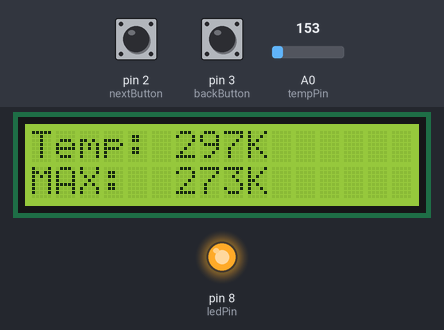
A sketch run on a simulated Arduino Uno, built with avr-gcc and run on an emulated ATmega328P. Shown: 16×2 character LCD, output pins drawn as LEDs (lit = HIGH). The inputs (shaded band) are chosen by the test bench; at power-on: A0 (tempPin) = 153, pin 2 (nextButton) HIGH, pin 3 (backButton) HIGH. What the sketch prints to the serial monitor is not drawn.

Above: at 1.2 s.
1.3 s: A0 (tempPin) set to 165
At 2.4 s:
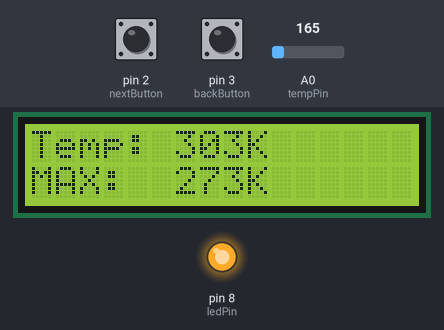
3.0 s: pin 2 (nextButton) pulled LOW for 0.15 s
At 4.1 s:
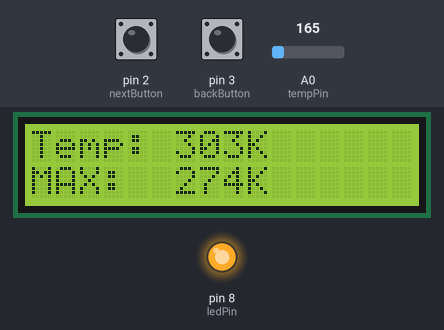
5.0 s: pin 2 (nextButton) pulled LOW for 1 s
At 7.7 s:
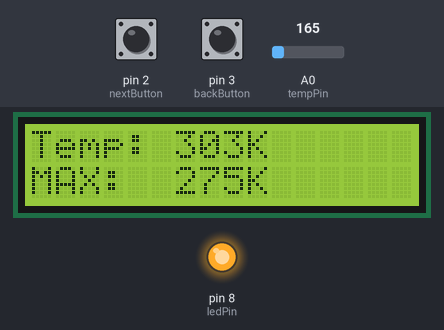
8.0 s: A0 (tempPin) set to 175
At 9.1 s:
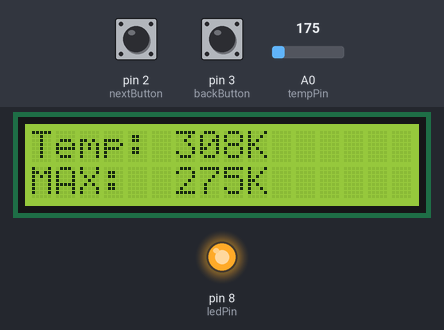
9.5 s: pin 3 (backButton) pulled LOW for 0.15 s
At 10.8 s:
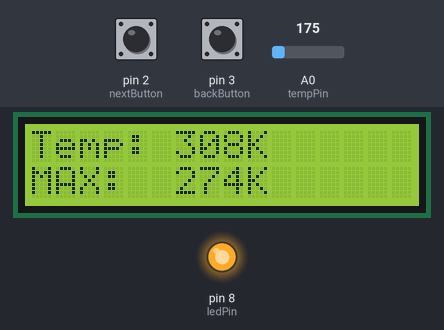
11.5 s: pin 3 (backButton) pulled LOW for 1 s
At 13.3 s:
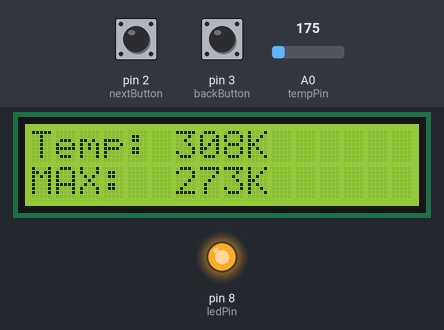
Timing chart, 0 to 14.8 s (numbered marks = the images above; inputs shaded):
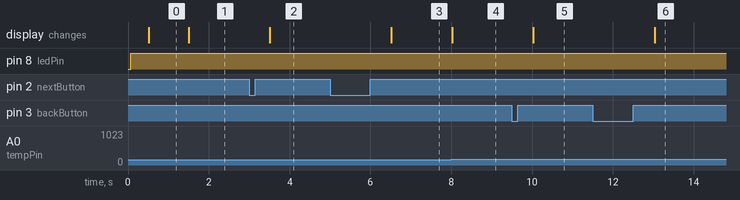

Measured:
- after the input at 1.3 s, the display: changes after 0.21 s (image 1)
- after the input at 3.0 s, the display: changes after 0.51 s (image 2)
- after the input at 5.0 s, the display: changes after 1.5 s (image 3)
- after the input at 8.0 s, the display: changes at once (image 4)
- after the input at 9.5 s, the display: changes after 0.53 s (image 5)
- after the input at 11.5 s, the display: changes after 1.5 s (image 6)

The sketch:

lcd_temp.ino
```cpp
#include <LiquidCrystal.h>

#define nextButton 2
#define backButton 3
#define ledPin     8
#define tempPin    A0

int nextFlag=0,backFlag=0;
int tempCount=273,temp;
float t;
unsigned long NBtime = 0, BBtime = 0;
unsigned long disTemp = millis(),serTemp = millis();
// initialize the library by associating any needed LCD interface pin
// with the arduino pin number it is connected to
const int rs = 12, en = 11, d4 = 7, d5 = 6, d6 = 5, d7 = 4;
LiquidCrystal lcd(rs, en, d4, d5, d6, d7);


void setup() {
  Serial.begin(9600);
  pinMode(nextButton, INPUT_PULLUP);
  pinMode(backButton, INPUT_PULLUP);
  pinMode(ledPin, OUTPUT);
  attachInterrupt(digitalPinToInterrupt(nextButton), nxtBtn, RISING);
  attachInterrupt(digitalPinToInterrupt(backButton), bckBtn, RISING);
  nextFlag=0,backFlag=0;
  // set up the LCD's number of columns and rows:
  lcd.begin(16, 2);


}

void loop() {
  tempGet();
  checkButtonpress();
  if(temp>=tempCount){
    digitalWrite(ledPin,HIGH);
  }else{
    digitalWrite(ledPin,LOW);
  }
  if (millis() - disTemp > 500) {
    disTemp = millis();
    showDisplay();
  }
  if (millis() - serTemp > 3000) {
    serTemp = millis();
    showSerial();
  }
}
void tempGet(){
  int reading = analogRead(tempPin);
  float voltage = reading * 5.0;
  voltage /= 1024.0;
  float t = (voltage - 0.5) * 100 ;
  temp=int(t)+273;
}

void showDisplay(){
   lcd.clear();
   lcd.setCursor(0, 0);
   lcd.print("Temp: ");
   lcd.print(temp);
   lcd.print("K");
   lcd.setCursor(0, 1);
   lcd.print("MAX:  ");
   lcd.print(tempCount);
   lcd.print("K");
}

void showSerial(){
  Serial.print("Temp: "); Serial.println(temp);
  Serial.print("MAX:  "); Serial.println(tempCount);
}
//----------------------buttons------------------//

void nxtBtn() {
  nextFlag = 1; //set Flag on button
  NBtime = millis(); //getting when button is pressed
}

void bckBtn() {
  backFlag = 1; //set Flag on button
  BBtime = millis(); //getting when button is pressed
}

void checkButtonpress() {
  if (nextFlag && (millis() - NBtime > 250)) {
    nextFlag = 0;
    tempCount++;
   // Serial.print("tempCount: "); Serial.println(tempCount);
  }
  if (backFlag && (millis() - BBtime > 250)) {
    backFlag = 0;
    tempCount--;
  //  Serial.print("tempCount: "); Serial.println(tempCount);
  }
}
```
